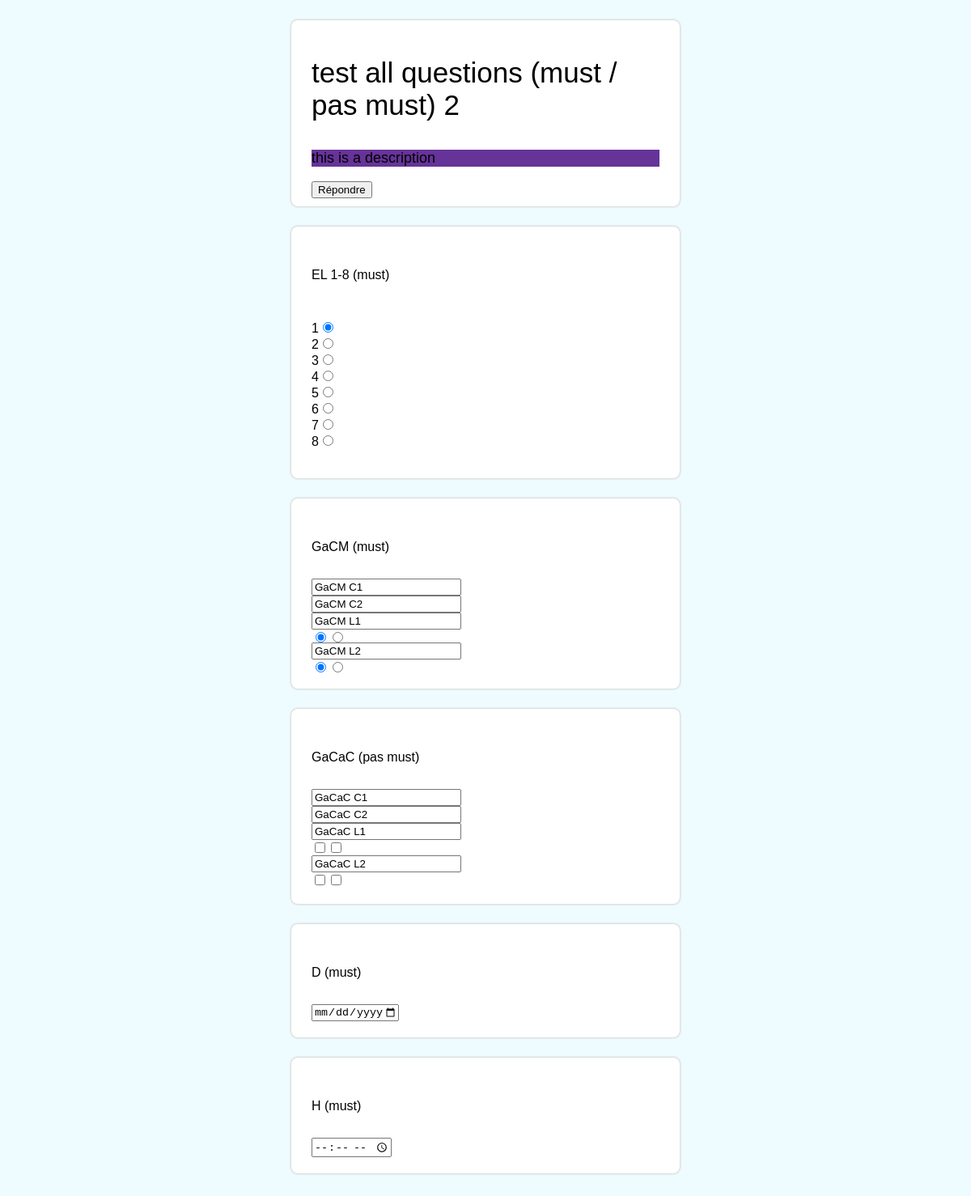
/Developpement/Pages/survey_shared.php?survey=53, run on the app's committed database.
### tables this page shows
CREATE TABLE `surveys` (
  `id_surveys` int(25) NOT NULL,
  `id_users` int(25) NOT NULL,
  `title` varchar(50) NOT NULL,
  `description` varchar(100) NOT NULL,
  `order_surveys` int(11) NOT NULL,
  `date_ouverture` datetime NOT NULL
);

CREATE TABLE `questions` (
  `id_questions` int(25) NOT NULL,
  `id_surveys` int(25) NOT NULL,
  `question` varchar(200) NOT NULL,
  `type` varchar(25) NOT NULL,
  `mustDo` tinyint(1) NOT NULL
);

CREATE TABLE `sub_questions` (
  `id_sub_questions` int(25) NOT NULL,
  `id_questions` int(4) NOT NULL,
  `type` varchar(25) NOT NULL,
  `value` varchar(25) NOT NULL,
  `scale_name` varchar(25) NOT NULL
);

### Developpement/Scripts/get_survey_share.php (the view, shortened to what this page needs)
<?php
    if(isset($_GET['survey'])){
        $sql = "SELECT question, id_questions, type, mustDo FROM questions WHERE id_surveys =". $_GET['survey'];
        $resQuestion = mysqli_query($conn, $sql);
        $i = 0;
        while ( $resultQuestion = $resQuestion ->fetch_assoc()){
            echo "
            <div class=question-div>
                <div class=divTitle>";
            echo "<p class=question-title>". $resultQuestion['question'] ."</p>
            </div>";
            if($resultQuestion['type'] == "short"){
                echo "
                <div class=question-content>
                    <input class='Underline reponseCourte' name=question_". $_GET['survey'] ."_".$resultQuestion['id_questions']  ."_".  $resultQuestion['type']. " placeholder=\"Réponse courte \">
                </div>";
            }
            else if($resultQuestion['type'] == "long"){
                echo "
                <div class=question-content>
                    <input class='Underline reponseLongue' name=question_". $_GET['survey'] ."_".$resultQuestion['id_questions']. "_". $resultQuestion['type'] ." placeholder=\"Réponse longue\">
                </div>";
            }
            else if($resultQuestion['type'] == "linear-scale"){
                echo "
                <div class=question-content>";
                $sql = "SELECT id_sub_questions, type, value, scale_name FROM sub_questions WHERE id_questions =". $resultQuestion['id_questions'];
                $resSub = mysqli_query($conn, $sql);
                $select="checked";
                while($resultSub = $resSub->fetch_assoc()){
                    if($resultSub['type'] == "min-scale"){
                       $minScale = $resultSub['value'];
                    }
                    else{
                       $maxScale = $resultSub['value'];
                       $maxScaleName = $resultSub['scale_name'];
                    }
                }
                for($y = $minScale; $y <= $maxScale; $y++){
                    echo "
                        <div>
                            <label>". $y ."</label><input name=question_". $_GET['survey'] ."_".$resultQuestion['id_questions']."_linear-scale type=radio value=".$y." $select>
                        </div>";
                    $select="";
                }
                echo "<p>". $maxScaleName ."</p></div>";
            }
            else if($resultQuestion['type'] == "grid-multiple"){
                echo "
                <div class=question-content>";
                $sql = "SELECT id_sub_questions, type,value FROM sub_questions WHERE id_questions =". $resultQuestion['id_questions'] . " AND type = 'column-multiple'";
                $resSub = mysqli_query($conn, $sql);
                echo "<div class=column>";
                $numberOfColumns = 0;
                $columnMultipleValue = [];
                while($resultSub = $resSub->fetch_assoc()){
                    echo "
                        <div>
                        <input value='". $resultSub['value'] ."'READONLY></div>";
                        array_push($columnMultipleValue,$resultSub['value']);
                        $numberOfColumns++;
                }
                echo "</div>";
                $sql = "SELECT id_sub_questions, type, value FROM sub_questions WHERE id_questions =". $resultQuestion['id_questions'] . " AND type = 'line'";
                $resSub = mysqli_query($conn, $sql);
                $select="checked";
                echo "<div class=line>";
                while($resultSub = $resSub->fetch_assoc()){
                    echo "
                        <div>
                        <input value='". $resultSub['value'] ."' READONLY></div>";
                    for ($y = 0; $y < $numberOfColumns; $y++){
                        echo "<input name=question_". $_GET['survey'] ."_".$resultQuestion['id_questions']."_". $resultSub['type']."_" .$resultSub['id_sub_questions']." type=radio value='".  $columnMultipleValue[$y] ."_". $resultSub['value']."' $select>";
                        $select="";
                    }
                    $select="checked";
                }
                echo "</div></div>";
            }
            else if($resultQuestion['type'] == "grid-checkbox"){
                echo "
                <div class=question-content>";
                $columnCheckboxValue = [];
                $sql = "SELECT id_sub_questions, type,value FROM sub_questions WHERE id_questions =". $resultQuestion['id_questions'] . " AND type = 'column-checkbox'";
                $resSub = mysqli_query($conn, $sql);
                echo "<div class=column>";
                $numberOfColumns = 0;
                while($resultSub = $resSub->fetch_assoc()){
                    echo "
                         <div>
                            <input value='". $resultSub['value'] ."'READONLY></div>";
                    array_push($columnCheckboxValue,$resultSub['value']);
                    $numberOfColumns++;
                }
                echo "</div>";
                $sql = "SELECT id_sub_questions, type,value FROM sub_questions WHERE id_questions =". $resultQuestion['id_questions'] . " AND type = 'line'";
                $resSub = mysqli_query($conn, $sql);
                echo "<div class=line>";
                while($resultSub = $resSub->fetch_assoc()){
                    echo "
                        <div>
                        <input value='". $resultSub['value'] ."'READONLY></div>";
                        for ($y = 0; $y <  $numberOfColumns; $y++){
                            echo "<input name=question_". $_GET['survey'] ."_".$resultQuestion['id_questions']."_". $resultSub['type']."_" .$resultSub['id_sub_questions']."_".$y." type=checkbox value='". $columnCheckboxValue[$y] ."_". $resultSub['value']."'>";
					    }
                }
                echo "</div></div>";
            }
            else if($resultQuestion['type'] == "date"){
                echo "
                <div class=question-content>
                    <input type=date name=question_". $_GET['survey'] ."_". $resultQuestion['id_questions'] ."_". $resultQuestion['type']." min=\"1800-01-01\" max=\"2200-12-31\">
                </div>";
            }
            else if($resultQuestion['type'] == "hour"){
                echo "
                <div class=question-content>
                    <input type=time name=question_". $_GET['survey'] ."_". $resultQuestion['id_questions'] ."_". $resultQuestion['type'].">
                </div>";
            }
            echo "</div>";
            $i++;
        }
    }
?>

### Developpement/Pages/survey_shared.php (shortened to what this page needs)
<?php
	include "..\Scripts\connect_database.php";
?>
<html lang="fr">
    <head>
        <link rel="stylesheet" type="text/css" href="../CSS/Survey/Shared/sharedContent.css">
    </head>
    <body>
        <div class=Content>
            <div class=mainContent>
                <div class="survey_shared">
                    <?php
                        if(isset($_GET['survey'])){
                            $sql = "SELECT title, description FROM surveys WHERE id_surveys =". $_GET['survey'];
                            $resSurvey = mysqli_query($conn, $sql);
                            if ($resultSurvey = $resSurvey->fetch_assoc()) {
                                echo " <form name=answerForm method=POST action='../Scripts/respond_to_survey.php'>
                                            <div class=container>
                                                <div class=headQuestion>
                                                    <p class=mainTitle name=Titre>" . $resultSurvey['title']. "</p>
                                                    <p class=mainDesc name=Description>". $resultSurvey['description'] ."</p>
                                                    <input type=button value='Répondre' onclick='mustDoVerif()'>
                                                </div>
                                                <div class=contentQuestion>
                                                    <div class=form>";
                                                        include "..\Scripts\get_survey_share.php";
                                                    echo "</form>";
                            }else{
                                echo "<h2>Error 404</h2>";
	                        }
                        }else{
                            echo "<h2>Error 404</h2>";
                    }?>
                </div>
            </div>
        </div>
    </body>
</html>

### Developpement/CSS/Survey/Shared/sharedContent.css (style rules this page uses)
body, html { margin: 0; font-family: Arial, Helvetica, sans-serif; min-width: 300px; min-height: 550px; background-color: #EEFBFF; }
* { box-sizing: border-box; }
.Content { display: flex; justify-content: space-around; top: 0; margin: 25px 0; width: 100%; position: relative; }
.mainContent { display: flex; flex-direction: column; width: 40%; }
.container .headQuestion { border-radius:8px; box-shadow: 0 0 3px #B7ADA1; background-color: white; padding: 10px 25px; }
.container input { outline:none; }
.mainTitle { font-size: 35px; }
.mainDesc { font-size: 18px; background-color:rebeccapurple; }
.question-div { background-color: white; box-shadow: 0 0 3px #B7ADA1; margin-top: 25px; padding: 25px 25px 20px 25px; border-radius: 8px; }
.question-title { background-color: transparent; width: 100%; padding: 10px 10px 10px 0; margin-bottom: 20px; border:none; outline:none; }
.divTitle { display:flex; align-items:center; justify-content:flex-start; }

### data on the page
surveys: title "test all questions (must / pas must) 2", description "this is a description"
questions: question "EL 1-8 (must)"
questions: question "GaCM (must)"
sub_questions: value "GaCM C1"
sub_questions: value "GaCM C2"
sub_questions: value "GaCM L1"
sub_questions: value "GaCM L2"
questions: question "GaCaC (pas must)"
sub_questions: value "GaCaC C1"
sub_questions: value "GaCaC C2"
sub_questions: value "GaCaC L1"
sub_questions: value "GaCaC L2"
questions: question "D (must)"
questions: question "H (must)"
